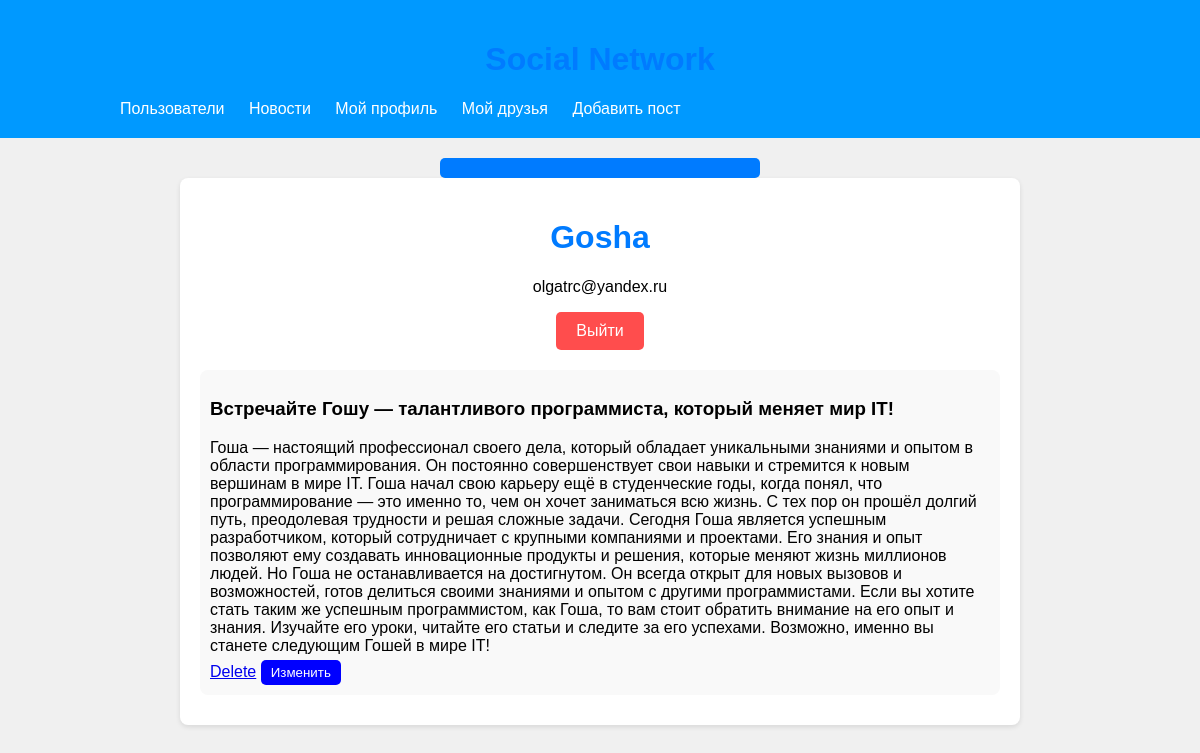
Screenshot of /user (signed in) with the database file from the repository.
### app.py (models this page shows, shortened)
class User(UserMixin, db.Model):
    id = db.Column(db.Integer, primary_key=True)
    username = db.Column(db.String(20), unique=True, nullable=False)
    email = db.Column(db.String(120), unique=True, nullable=False)
    password_hash = db.Column(db.String(128), nullable=False)
    posts = db.relationship('Post', backref='author', lazy=True)
    followed = db.relationship(
        'User', secondary=followers,
        primaryjoin=(followers.c.follower_id == id),
        secondaryjoin=(followers.c.followed_id == id),
        backref=db.backref('followers', lazy='dynamic'), lazy='dynamic')

class Post(db.Model):
    id = db.Column(db.Integer, primary_key=True)
    title = db.Column(db.String(100), nullable=False)
    content = db.Column(db.Text, nullable=False)
    user_id = db.Column(db.Integer, db.ForeignKey('user.id'), nullable=False)

### app.py (the view)
@app.route('/user')
@login_required
def user_page():
    my_posts = current_user.posts
    return render_template('user_page.html', my_posts=my_posts)

### app.py (called while the page is built)
@login_manager.user_loader
def load_user(user_id):
    return User.query.get(int(user_id))

### templates/user_page.html
{% extends 'base.html' %}
{% block style %}<link rel="stylesheet" href="{{url_for('static', filename='person.css')}}">{% endblock %}
{% block body %}
  <div class="container">
    <div class="profile">
      <h1>{{ current_user.username }}</h1>
      <p>{{ current_user.email }}</p>
      <button onclick="location.href='{{url_for('logout')}}'" class="logout-button">Выйти</button>
    </div>
    <div class="feed">
      <div class="post">
          {% for post in my_posts %}
              <h3>{{ post.title }}</h3>
              <p>{{ post.content }}</p>
              <a href="{{ url_for('delete_post', del_id=post.id) }}">Delete</a>
          <button class="delete-post">Изменить</button>
          {% endfor %}
      </div>
    </div>
  </div>
{% endblock %}

### static/person.css (style rules this page uses)
body { font-family: Arial, sans-serif; background-color: #f0f0f0; margin: 0; padding: 0; }
.container { max-width: 800px; margin: 20px auto; padding: 20px; background-color: #fff; border-radius: 8px; box-shadow: 0 2px 5px rgba(0, 0, 0, 0.1); }
.profile { text-align: center; }
.feed { margin-top: 20px; }
.post { background-color: #f9f9f9; border-radius: 8px; padding: 10px; margin-bottom: 10px; }
.post p { margin: 0; }
.delete-post { background-color: blue; color: #fff; border: none; padding: 5px 10px; border-radius: 5px; cursor: pointer; margin-top: 5px; }
.logout-button { background-color: #ff4d4d; color: #fff; border: none; padding: 10px 20px; border-radius: 5px; cursor: pointer; font-size: 16px; }

### static/base.css (style rules this page uses)
body { margin: 0; padding: 0; font-family: Arial, sans-serif; }
h1 { color: #007bff; text-align: center; }

### rows the page displays
User: username "Gosha", email "olgatrc@yandex.ru"
Post: title "Встречайте Гошу — талантливого программиста, который меняет мир IT!", content "Гоша — настоящий профессионал своего дела, который обладает уникальными знаниями и опытом в области программирования. Он постоянно совершенствует свои навыки и стремится к новым вершинам в мире IT. Гоша начал свою карьеру ещё в студенческие годы, когда понял, что программирование — это именно то, чем он хочет заниматься всю жизнь. С тех пор он прошёл долгий путь, преодолевая трудности и решая сложные задачи. Сегодня Гоша является успешным разработчиком, который сотрудничает с крупными компаниями и проектами. Его знания и опыт позволяют ему создавать инновационные продукты и решения, которые меняют жизнь миллионов людей. Но Гоша не останавливается на достигнутом. Он всегда открыт для новых…"
